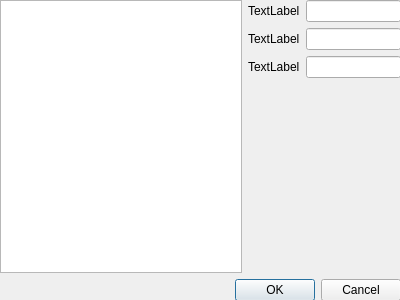
<?xml version="1.0" encoding="UTF-8"?>
<ui version="4.0">
 <class>Dialog</class>
 <widget class="QDialog" name="Dialog">
  <property name="geometry">
   <rect>
    <x>0</x>
    <y>0</y>
    <width>400</width>
    <height>300</height>
   </rect>
  </property>
  <property name="windowTitle">
   <string>Dialog</string>
  </property>
  <widget class="QWidget" name="gridLayoutWidget">
   <property name="geometry">
    <rect>
     <x>0</x>
     <y>0</y>
     <width>401</width>
     <height>301</height>
    </rect>
   </property>
   <layout class="QGridLayout" name="gridLayout">
    <item row="0" column="1">
     <layout class="QGridLayout" name="gridLayout_4">
      <item row="0" column="0">
       <widget class="QListWidget" name="listWidget"/>
      </item>
      <item row="0" column="1">
       <layout class="QGridLayout" name="gridLayout_7">
        <item row="0" column="1">
         <widget class="QLineEdit" name="lineEdit"/>
        </item>
        <item row="2" column="1">
         <widget class="QLineEdit" name="lineEdit_3"/>
        </item>
        <item row="1" column="1">
         <widget class="QLineEdit" name="lineEdit_2"/>
        </item>
        <item row="2" column="0">
         <widget class="QLabel" name="label_3">
          <property name="text">
           <string>TextLabel</string>
          </property>
         </widget>
        </item>
        <item row="1" column="0">
         <widget class="QLabel" name="label_2">
          <property name="text">
           <string>TextLabel</string>
          </property>
         </widget>
        </item>
        <item row="0" column="0">
         <widget class="QLabel" name="label">
          <property name="text">
           <string>TextLabel</string>
          </property>
         </widget>
        </item>
        <item row="3" column="1">
         <spacer name="verticalSpacer">
          <property name="orientation">
           <enum>Qt::Vertical</enum>
          </property>
          <property name="sizeHint" stdset="0">
           <size>
            <width>20</width>
            <height>40</height>
           </size>
          </property>
         </spacer>
        </item>
       </layout>
      </item>
     </layout>
    </item>
    <item row="1" column="1">
     <widget class="QDialogButtonBox" name="buttonBox">
      <property name="orientation">
       <enum>Qt::Horizontal</enum>
      </property>
      <property name="standardButtons">
       <set>QDialogButtonBox::Cancel|QDialogButtonBox::Ok</set>
      </property>
     </widget>
    </item>
   </layout>
  </widget>
 </widget>
 <resources/>
 <connections>
  <connection>
   <sender>buttonBox</sender>
   <signal>accepted()</signal>
   <receiver>Dialog</receiver>
   <slot>accept()</slot>
   <hints>
    <hint type="sourcelabel">
     <x>248</x>
     <y>254</y>
    </hint>
    <hint type="destinationlabel">
     <x>157</x>
     <y>274</y>
    </hint>
   </hints>
  </connection>
  <connection>
   <sender>buttonBox</sender>
   <signal>rejected()</signal>
   <receiver>Dialog</receiver>
   <slot>reject()</slot>
   <hints>
    <hint type="sourcelabel">
     <x>316</x>
     <y>260</y>
    </hint>
    <hint type="destinationlabel">
     <x>286</x>
     <y>274</y>
    </hint>
   </hints>
  </connection>
 </connections>
</ui>
